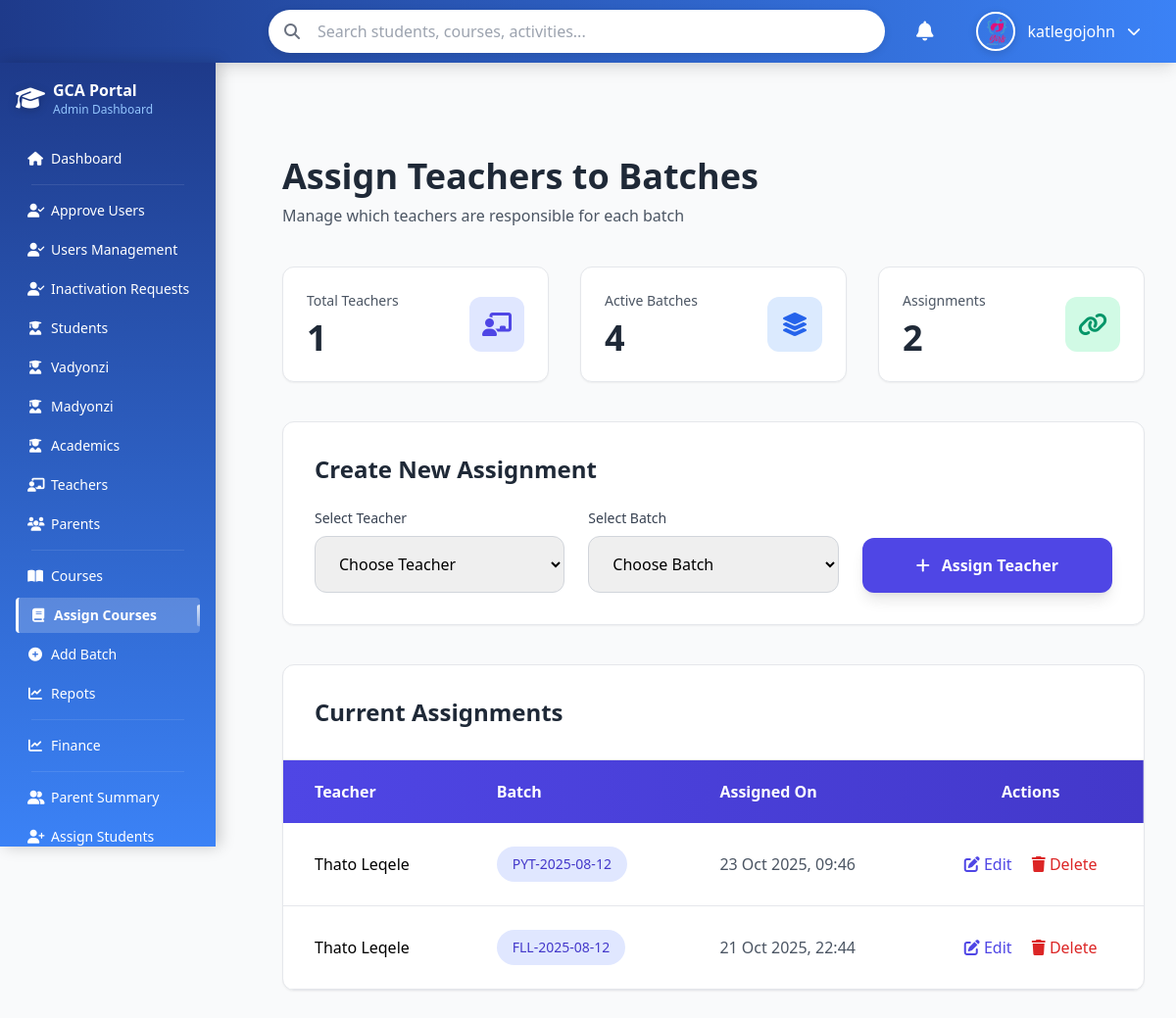
Before: /course_assignment.php (signed in) with the older database file.
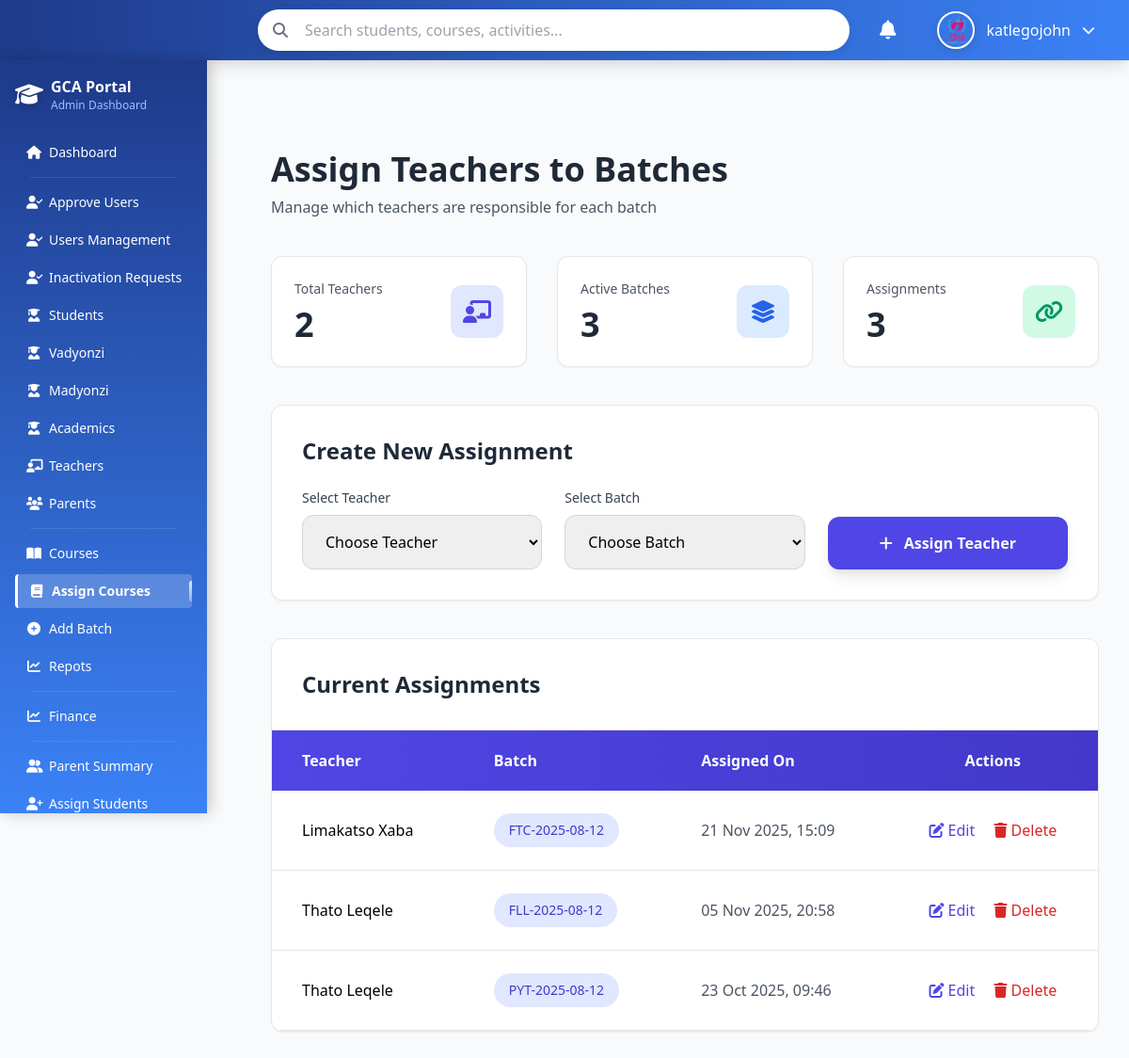
After: the same page with the newer database file.
### tables this page shows
CREATE TABLE `course_assignments` (
  `assignment_id` int(11) NOT NULL AUTO_INCREMENT,
  `teacher_id` int(11) NOT NULL,
  `batch_id` int(11) NOT NULL,
  `created_at` timestamp NOT NULL DEFAULT current_timestamp(),
  PRIMARY KEY (`assignment_id`),
  KEY `fk_teacher` (`teacher_id`),
  KEY `fk_batch` (`batch_id`),
  CONSTRAINT `fk_batch` FOREIGN KEY (`batch_id`) REFERENCES `batches` (`batch_id`) ON DELETE CASCADE,
  CONSTRAINT `fk_teacher` FOREIGN KEY (`teacher_id`) REFERENCES `teachers` (`teacher_id`) ON DELETE CASCADE
);

CREATE TABLE `users` (
  `user_id` int(11) NOT NULL AUTO_INCREMENT,
  `firstName` varchar(100) DEFAULT NULL,
  `lastName` varchar(100) DEFAULT NULL,
  `email` varchar(100) DEFAULT NULL,
  `password` varchar(255) DEFAULT NULL,
  `username` varchar(50) DEFAULT NULL,
  `role` varchar(20) DEFAULT NULL,
  `gender` varchar(10) DEFAULT NULL,
  `dob` date DEFAULT NULL,
  `IDNumber` varchar(20) DEFAULT NULL,
  `phone` varchar(20) DEFAULT NULL,
  `document` varchar(255) DEFAULT NULL,
  `status` varchar(20) DEFAULT NULL,
  `address_id` int(11) DEFAULT NULL,
  `created_at` datetime DEFAULT NULL,
  `updated_at` datetime DEFAULT NULL,
  PRIMARY KEY (`user_id`),
  UNIQUE KEY `email` (`email`),
  UNIQUE KEY `username` (`username`),
  KEY `address_id` (`address_id`),
  CONSTRAINT `users_ibfk_1` FOREIGN KEY (`address_id`) REFERENCES `addresses` (`address_id`)
);

CREATE TABLE `batches` (
  `batch_id` int(11) NOT NULL AUTO_INCREMENT,
  `batch_code` varchar(50) NOT NULL,
  `course_id` int(11) NOT NULL,
  `start_date` date DEFAULT NULL,
  `end_date` date DEFAULT NULL,
  `status` enum('active','completed','inactive') DEFAULT 'active',
  PRIMARY KEY (`batch_id`),
  UNIQUE KEY `batch_code` (`batch_code`),
  KEY `course_id` (`course_id`),
  CONSTRAINT `batches_ibfk_1` FOREIGN KEY (`course_id`) REFERENCES `courses` (`course_id`)
);

### course_assignment.php (the view, shortened to what the changed rows need)
<?php
require_once 'db.php';
$total_teachers = $conn->query("SELECT COUNT(*) FROM users WHERE role='teacher'")->fetch_row()[0];
$total_batches = $conn->query("SELECT COUNT(*) FROM batches")->fetch_row()[0];
$total_assignments = $conn->query("SELECT COUNT(*) FROM course_assignments")->fetch_row()[0];
$assignments = $conn->query("
    SELECT ca.assignment_id, u.firstName, u.lastName, u.user_id, b.batch_code, b.batch_id, ca.created_at
    FROM course_assignments ca
    JOIN teachers t ON ca.teacher_id = t.teacher_id
    JOIN users u ON t.user_id = u.user_id
    JOIN batches b ON ca.batch_id = b.batch_id
    ORDER BY ca.created_at DESC
");
?>
<!DOCTYPE html>
<html lang="en" class="h-full">
<head>
    <script src="https://cdn.tailwindcss.com"></script>
    <link rel="stylesheet" href="https://cdnjs.cloudflare.com/ajax/libs/font-awesome/6.5.0/css/all.min.css">
</head>
<body class="h-full bg-gray-50">
<?php include 'top_navigation.php'; ?>
<?php include 'admin_navigation.php'; ?>
<div class="ml-64 mt-16 p-8 min-h-screen">
    <div class="max-w-7xl mx-auto">
        <div class="mb-10">
            <h1 class="text-4xl font-bold text-gray-800">Assign Teachers to Batches</h1>
        </div>
        <div class="grid grid-cols-1 md:grid-cols-3 gap-8 mb-10">
            <div class="bg-white rounded-xl shadow-sm border border-gray-200 p-6 card-hover transition-all">
                <div class="flex items-center justify-between">
                    <div>
                        <p class="text-sm font-medium text-gray-600">Total Teachers</p>
                        <p class="text-4xl font-bold text-gray-800 mt-2"><?= $total_teachers ?></p>
                    </div>
                </div>
            </div>
            <div class="bg-white rounded-xl shadow-sm border border-gray-200 p-6 card-hover transition-all">
                <div class="flex items-center justify-between">
                    <div>
                        <p class="text-sm font-medium text-gray-600">Active Batches</p>
                        <p class="text-4xl font-bold text-gray-800 mt-2"><?= $total_batches ?></p>
                    </div>
                </div>
            </div>
            <div class="bg-white rounded-xl shadow-sm border border-gray-200 p-6 card-hover transition-all">
                <div class="flex items-center justify-between">
                    <div>
                        <p class="text-sm font-medium text-gray-600">Assignments</p>
                        <p class="text-4xl font-bold text-gray-800 mt-2"><?= $total_assignments ?></p>
                    </div>
                </div>
            </div>
        </div>
        <div class="bg-white rounded-xl shadow-sm border border-gray-200 p-8 mb-10">
            <h2 class="text-2xl font-bold text-gray-800 mb-6">Create New Assignment</h2>
        </div>
        <div class="bg-white rounded-xl shadow-sm border border-gray-200 overflow-hidden">
            <div class="p-8 border-b border-gray-200">
                <h2 class="text-2xl font-bold text-gray-800">Current Assignments</h2>
            </div>
            <div class="overflow-x-auto">
                <table class="w-full">
                    <thead class="bg-gradient-to-r from-indigo-600 to-indigo-700 text-white">
                        <tr>
                            <th class="px-8 py-5 text-left">Teacher</th>
                            <th class="px-8 py-5 text-left">Batch</th>
                            <th class="px-8 py-5 text-left">Assigned On</th>
                            <th class="px-8 py-5 text-center">Actions</th>
                        </tr>
                    </thead>
                    <tbody>
                        <?php if ($assignments->num_rows === 0): ?>
                            <tr>
                                <td colspan="4" class="text-center py-16 text-gray-500">No assignments yet</td>
                            </tr>
                        <?php else: while ($a = $assignments->fetch_assoc()): ?>
                            <tr class="border-b hover:bg-gray-50 transition">
                                <td class="px-8 py-6 font-medium">
                                    <?= htmlspecialchars($a['firstName'] . ' ' . $a['lastName']) ?>
                                </td>
                                <td class="px-8 py-6">
                                    <span class="inline-block px-4 py-2 bg-indigo-100 text-indigo-700 rounded-full text-sm font-medium">
                                        <?= htmlspecialchars($a['batch_code']) ?>
                                    </span>
                                </td>
                                <td class="px-8 py-6 text-gray-600">
                                    <?= date("d M Y, H:i", strtotime($a['created_at'])) ?>
                                </td>
                                <td class="px-8 py-6 text-center">
                                    <button onclick='openEditModal(<?= json_encode($a) ?>)'
                                            class="text-indigo-600 hover:text-indigo-800 font-medium mr-4">
                                        <i class="fas fa-edit"></i> Edit
                                    </button>
                                    <a href="delete_assignment.php?id=<?= $a['assignment_id'] ?>"
                                       onclick="return confirm('Remove this assignment?')"
                                       class="text-red-600 hover:text-red-800 font-medium">
                                        <i class="fas fa-trash"></i> Delete
                                    </a>
                                </td>
                            </tr>
                        <?php endwhile; endif; ?>
                    </tbody>
                </table>
            </div>
        </div>
    </div>
</div>
</body>
</html>

Changed rows visible on the page:
removed course_assignments: users.firstName+lastName "Thato Leqele", batch.batch_code "FLL-2025-08-12", created_at "21 Oct 2025, 22:44"
added course_assignments: users.firstName+lastName "Limakatso Xaba", batch.batch_code "FTC-2025-08-12", created_at "21 Nov 2025, 15:09"
added course_assignments: users.firstName+lastName "Thato Leqele", batch.batch_code "FLL-2025-08-12", created_at "05 Nov 2025, 20:58"
Other visible differences:
$total_teachers: "1" → "2"
$total_batches: "4" → "3"
$total_assignments: "2" → "3"
